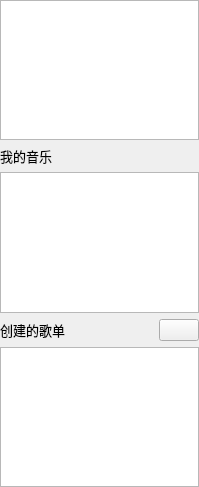
       <widget class="QWidget" name="scrollAreaWidgetContents">
        <property name="geometry">
         <rect>
          <x>0</x>
          <y>0</y>
          <width>199</width>
          <height>487</height>
         </rect>
        </property>
        <property name="sizePolicy">
         <sizepolicy hsizetype="Maximum" vsizetype="Expanding">
          <horstretch>0</horstretch>
          <verstretch>0</verstretch>
         </sizepolicy>
        </property>
        <property name="maximumSize">
         <size>
          <width>201</width>
          <height>16777215</height>
         </size>
        </property>
        <layout class="QVBoxLayout" name="verticalLayout_3">
         <property name="leftMargin">
          <number>0</number>
         </property>
         <property name="topMargin">
          <number>0</number>
         </property>
         <property name="rightMargin">
          <number>0</number>
         </property>
         <property name="bottomMargin">
          <number>0</number>
         </property>
         <item>
          <widget class="QListWidget" name="listT1">
           <property name="font">
            <font>
             <family>Microsoft YaHei UI</family>
             <pointsize>11</pointsize>
            </font>
           </property>
          </widget>
         </item>
         <item>
          <widget class="QLabel" name="label_my_music">
           <property name="font">
            <font>
             <family>Microsoft YaHei UI</family>
             <pointsize>10</pointsize>
            </font>
           </property>
           <property name="text">
            <string>我的音乐</string>
           </property>
          </widget>
         </item>
         <item>
          <widget class="QListWidget" name="listT2">
           <property name="font">
            <font>
             <family>Microsoft YaHei UI</family>
             <pointsize>11</pointsize>
            </font>
           </property>
          </widget>
         </item>
         <item>
          <layout class="QHBoxLayout" name="horizontalLayout_10">
           <item>
            <widget class="QLabel" name="label_create_music">
             <property name="font">
              <font>
               <family>Microsoft YaHei UI</family>
               <pointsize>10</pointsize>
              </font>
             </property>
             <property name="text">
              <string>创建的歌单</string>
             </property>
            </widget>
           </item>
           <item>
            <spacer name="horizontalSpacer_9">
             <property name="orientation">
              <enum>Qt::Horizontal</enum>
             </property>
             <property name="sizeHint" stdset="0">
              <size>
               <width>90</width>
               <height>20</height>
              </size>
             </property>
            </spacer>
           </item>
           <item>
            <widget class="QPushButton" name="pushButton_add">
             <property name="text">
              <string/>
             </property>
            </widget>
           </item>
          </layout>
         </item>
         <item>
          <widget class="QListWidget" name="listT3">
           <property name="font">
            <font>
             <pointsize>11</pointsize>
            </font>
           </property>
          </widget>
         </item>
        </layout>
       </widget>
